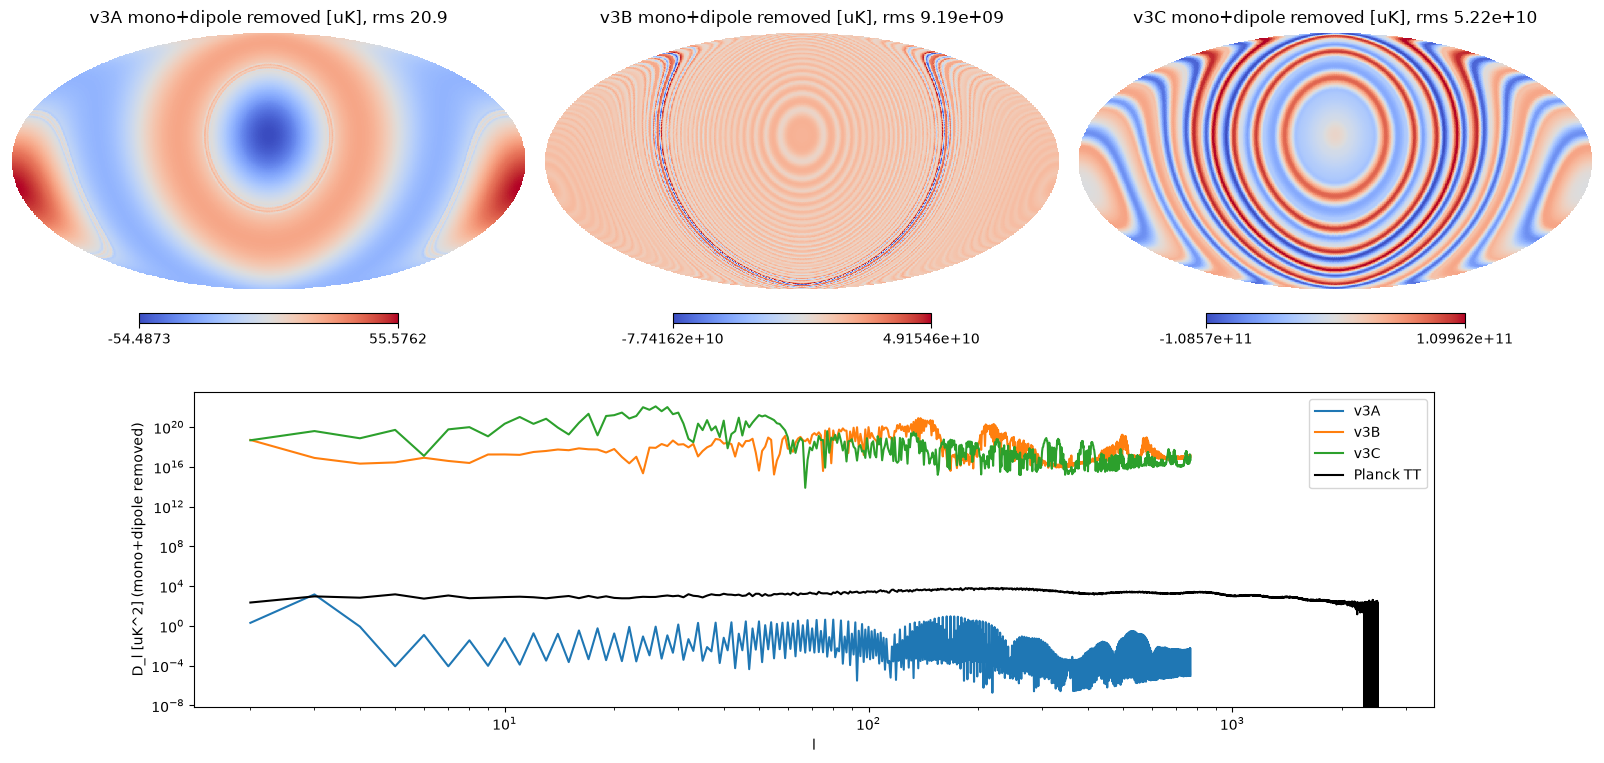

Generate this figure with Python:
# v3 comparison: monopole+dipole-removed maps for rules A, B, C (uK, each own colour scale) and their D_l vs Planck TT.
import numpy as np,healpy as hp,matplotlib;matplotlib.use('Agg');import matplotlib.pyplot as plt
from cmb_lightpath_v3_common import *
fig=plt.figure(figsize=(16,9));L,Dl=planck();ax=fig.add_subplot(2,1,2)
for i,R in enumerate('ABC'):
    m,m1,cl,cl1,kind,mean=stats(R);hp.mollview(m1*T0uK,fig=fig.number,sub=(2,3,i+1),title=f'v3{R} mono+dipole removed [uK], rms {np.std(m1)*T0uK:.3g}',cmap='coolwarm')
    l=np.arange(len(cl1));ax.loglog(l[2:],l[2:]*(l[2:]+1)/2/np.pi*cl1[2:]*T0uK**2,label=f'v3{R}')
ax.loglog(L,Dl,'k',label='Planck TT');ax.set_xlabel('l');ax.set_ylabel('D_l [uK^2] (mono+dipole removed)');ax.legend()
plt.savefig('cmb_lightpath_v3_compare.png',dpi=100,bbox_inches='tight')
